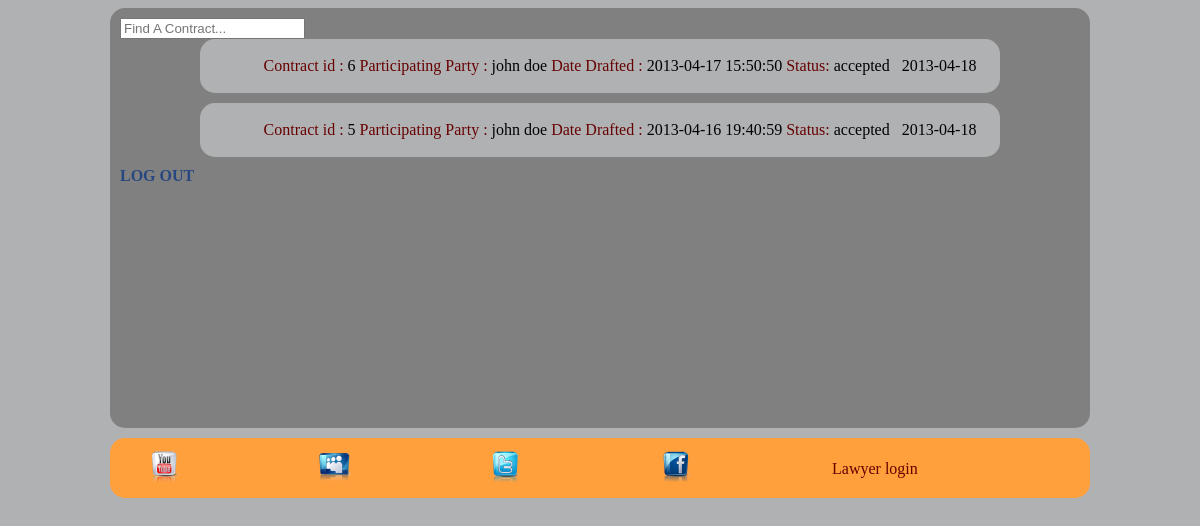
The app's page /lawyer_home.php (signed in) with its own data.
### tables this page shows
CREATE TABLE IF NOT EXISTS `tblcontract` (
  `contractId` int(11) NOT NULL AUTO_INCREMENT,
  `drafter` int(11) NOT NULL,
  `participant` int(11) NOT NULL,
  `Ctype` int(11) NOT NULL,
  `dateDrafted` timestamp NOT NULL DEFAULT CURRENT_TIMESTAMP,
  `status` varchar(50) DEFAULT NULL,
  `dateConfirmed` date DEFAULT NULL,
  PRIMARY KEY (`contractId`)
);

CREATE TABLE IF NOT EXISTS `tbluser` (
  `userid` int(11) NOT NULL AUTO_INCREMENT,
  `firstName` varchar(255) DEFAULT NULL,
  `lastName` varchar(255) DEFAULT NULL,
  `email` varchar(255) DEFAULT NULL,
  `password` varchar(50) DEFAULT NULL,
  `dSigniture` varchar(255) DEFAULT NULL,
  `userType` int(11) NOT NULL,
  `active` tinyint(4) NOT NULL DEFAULT '0',
  `dateAdded` timestamp NOT NULL DEFAULT CURRENT_TIMESTAMP,
  PRIMARY KEY (`userid`)
);

### lawyer_home.php (the view, shortened to what this page needs)
<?php
if(isset($_SESSION['lawyerId']) && isset($_SESSION['userType'])  && isset($_SESSION['client']) )
{
	$uid = $_SESSION['client'];
	$csql = "Select userType from tbluser where userid = '$uid'";
	$cresults = mysql_query($csql);
	while ($crow = mysql_fetch_assoc($cresults))
	{
		$cType = $crow["userType"];
	}
	$tbl_name="tblcontract";
	$limit = 3;
	if(isset($_GET["page"]))
	{
		$page  = $_GET["page"];
		$start = ($page - 1) * $limit;
	}else
	{
		$start = 0;
	}
	if($cType == 2)
	{
	$sql = "SELECT * FROM $tbl_name d, tbluser u WHERE Drafter = '$uid' AND d.participant = u.userid ORDER BY contractId DESC LIMIT $start, $limit";
	$result = mysql_query($sql);
	}else {
			$sql = "SELECT * FROM $tbl_name d, tbluser u WHERE participant = '$uid' AND d.Drafter = u.userid ORDER BY contractId DESC LIMIT $start, $limit";
			$result = mysql_query($sql);
			}
}
?>
<!DOCTYPE html PUBLIC "-//W3C//DTD XHTML 1.1//EN"
"http://www.w3.org/TR/xhtml11/DTD/xhtml11.dtd">
<html xmlns="http://www.w3.org/1999/xhtml" xml:lang="en">
<head>
	<link href="css/styles.css" rel="stylesheet" type="text/css" media="all"/>
	<link href="css/label_content.css" rel="stylesheet" type="text/css" media="all"/>
</head>
<body>
	<div id="wrapper">
		<div id="content">
		<div id ="cSearch">
			<div>
				<form>
					<span><input type="text" class="search rounded" placeholder="Find A Contract..." onkeyup="showContract(this.value)"></span>
				</form>
			</div>
		</div>
		<?php
		while($row = mysql_fetch_array($result))
		{ ?>
		<div id="contract">
			<ul>
				<li>
					<span style="color:#670000">Contract id :</span> <?php echo $row['contractId'];?>
					<span style="color:#670000">Participating Party :</span> <?php echo $row['firstName'];?> <?php echo $row['lastName'];?>
					<span style="color:#670000">Date Drafted :</span> <?php echo $row['dateDrafted'];?>
					<span style="color:#670000">Status:</span> <?php echo $row['status'];?> &nbsp
					<?php if ($row['status'] != "accepted"){ ?>
					<a href="#" onclick="toggleContract('<?php echo $row["contractId"].'c'?>');"><img src="images/view.png" width="20px" height="20px"/></a> &nbsp
					<?php } else echo $row["dateConfirmed"]; ?>
				</li>
			</ul>
		</div>
		<?php
		}
		?>
		<a  href="processing/logout.php"><b>LOG OUT</b></a>
	</div>
	<?php include "include/footer.php";?>
</body>
</html>

### css/styles.css (style rules this page uses)
body { background-color:#B0B1B3; width:980px; margin-left:auto; margin-right:auto; }
#wrapper { width:980px; margin-left:auto; margin-right:auto; }
#content { width:970px; min-height:400px; float:left; padding-top:10px; padding-left:10px; padding-bottom:10px; text-align:left; background-color:grey; border-radius: 15px; -moz-border-radius: 15px; }
#content ul { list-style-type:none; margin:5; }
#content a:link { text-decoration:none; color:#29477f; }

### css/label_content.css (style rules this page uses)
#contract { text-align: center; padding-top:2px; padding-bottom:2px; background-color:#B0B1B3; min-height:30px; width: 800px; margin-left: 80px; margin-right: 80px; margin-bottom: 10px; border-radius: 15px; -moz-border-radius: 15px; }

### records on screen
tblcontract: contractId "6", tbluser.firstName "john", tbluser.lastName "doe", dateDrafted "2013-04-17 15:50:50", status "accepted", dateConfirmed "2013-04-18"
tblcontract: contractId "5", tbluser.firstName "john", tbluser.lastName "doe", dateDrafted "2013-04-16 19:40:59", status "accepted", dateConfirmed "2013-04-18"
